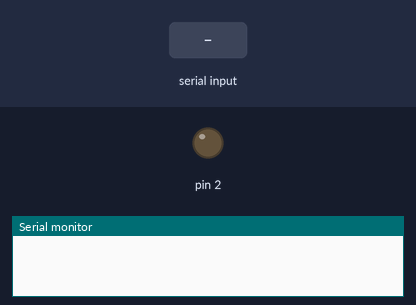
A sketch run on a simulated Arduino Uno, built with avr-gcc and run on an emulated ATmega328P. Parts: output pins drawn as LEDs (lit = HIGH), the last lines printed to the serial monitor. The inputs (shaded band) are chosen by the test bench.

Above: at 1.2 s.
1.3 s: "on" received over Serial
2.9 s: "off" received over Serial
4.5 s: "off" received over Serial
At 6.0 s:
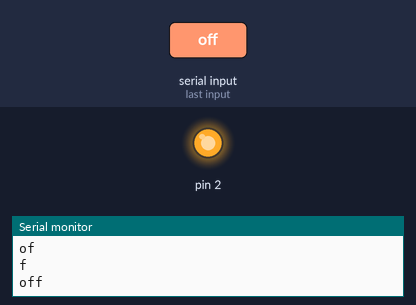
Timing chart, 0 to 7.5 s (numbered marks = the images above; inputs shaded):
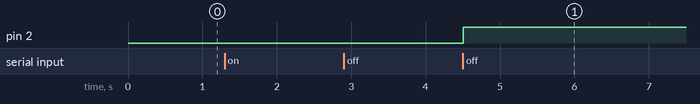

Measured:
- after the input at 4.5 s, pin 2: LOW → HIGH at once

The sketch:

sketch_feb06b.ino
```cpp
void setup() {
  Serial.begin(9600); // set the baud rate
  // Serial.println("Ready"); // print "Ready" once
  pinMode(2, OUTPUT);
}


void loop() {
  String msg = _receive();

  if (msg != "") Serial.println(msg);

  if (msg == "on")        digitalWrite(2, LOW );
  else if (msg == "off")  digitalWrite(2, HIGH);

  delay(100);
}

String _receive(){
  String msg = "";
  if (Serial.available()){
    while(Serial.available()){
      char _char = Serial.read();
      msg += _char;
    }
    return msg;
  }
  return "";
}
```
